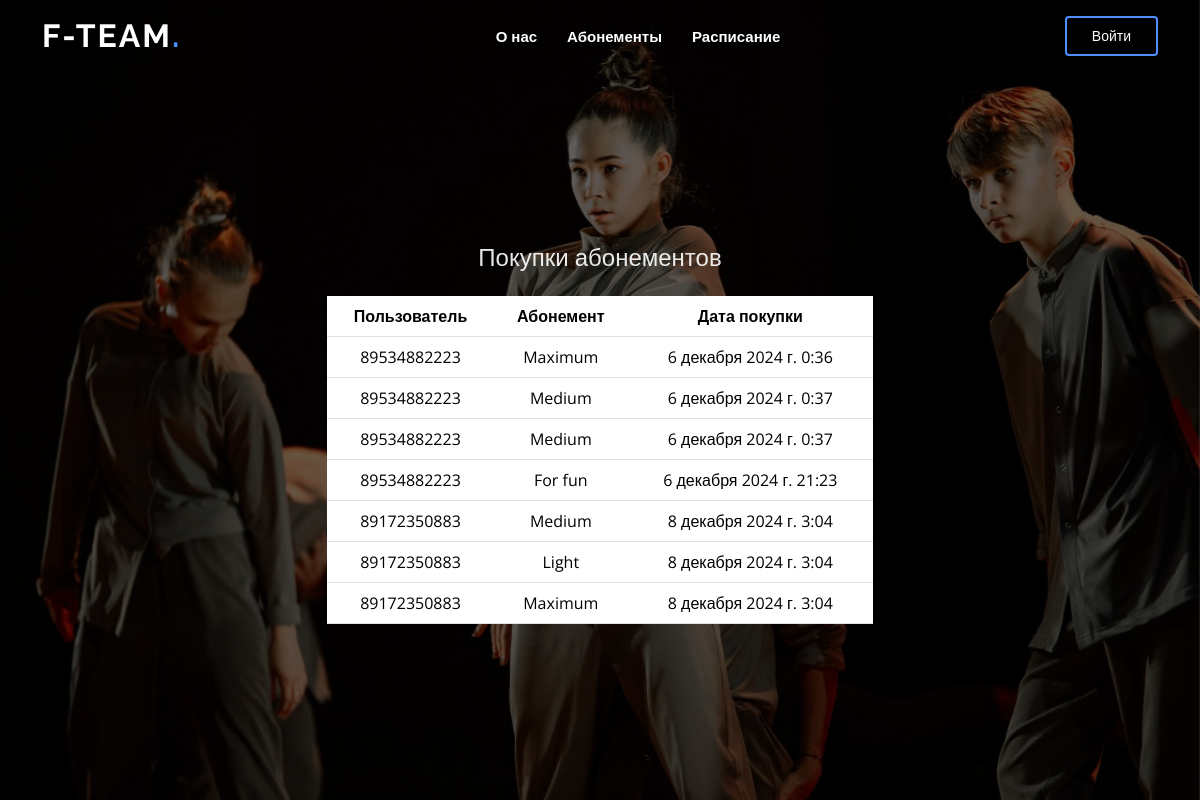
/order, run on the app's committed database.
### authapp/models.py (models this page shows, shortened)
class Order(models.Model):
    user = models.ForeignKey(settings.AUTH_USER_MODEL, on_delete=models.CASCADE, verbose_name='Пользователь')
    abonement = models.ForeignKey('Abonement', on_delete=models.CASCADE, verbose_name='Абонемент',null=True)
    created_at = models.DateTimeField('Дата создания', auto_now_add=True)
    class Meta:
        verbose_name = 'Заказ'
        verbose_name_plural = 'Заказы'

class Abonement(models.Model):
    name = models.CharField('Название', max_length=50)
    number_of_trainings = models.DecimalField('Количество тренировок', max_digits=10, decimal_places=0)
    price = models.DecimalField('Стоимость', max_digits=10, decimal_places=2)
    class Meta:
        verbose_name = 'Абонемент'
        verbose_name_plural = 'Абонементы'

### authapp/views.py (the view)
# urls.py: path('order', views.order, name='order'),
def order(request):
    order = Order.objects.all()
    return render(request, 'authapp/order.html', {'orders': order})

### authapp/templates/authapp/order.html (shortened to what this page needs)
{% extends 'authapp/base.html' %}
{% block head %}
<h2>Покупки абонементов</h2>
<br>
<table class="table">
    <thead>
        <tr>
            <th>Пользователь</th>
            <th>Абонемент</th>
            <th>Дата покупки</th>
        </tr>
    </thead>
    <tbody>
        {% for order in orders %}
        <tr>
            <td>{{ order.user.username }}</td>
            <td>{{ order.abonement.name }}</td>
            <td>{{ order.created_at }}</td>
        </tr>
        {% endfor %}
    </tbody>
</table>
{% endblock %}

### authapp/static/authapp/assets/css/style.css (style rules this page uses)
body { font-family: "Open Sans", sans-serif; color: #444444; }
h1, h2, h3, h4, h5, h6 { font-family: "Raleway", sans-serif; }
#hero h2 { color: rgba(255, 255, 255, 0.9); margin: 10px 0 0 0; font-size: 24px; }

### data on the page
Order: user.username "89534882223", abonement.name "Maximum", created_at "6 декабря 2024 г. 0:36"
Order: user.username "89534882223", abonement.name "Medium", created_at "6 декабря 2024 г. 0:37"
Order: user.username "89534882223", abonement.name "Medium", created_at "6 декабря 2024 г. 0:37"
Order: user.username "89534882223", abonement.name "For fun", created_at "6 декабря 2024 г. 21:23"
Order: user.username "89172350883", abonement.name "Medium", created_at "8 декабря 2024 г. 3:04"
Order: user.username "89172350883", abonement.name "Light", created_at "8 декабря 2024 г. 3:04"
Order: user.username "89172350883", abonement.name "Maximum", created_at "8 декабря 2024 г. 3:04"
